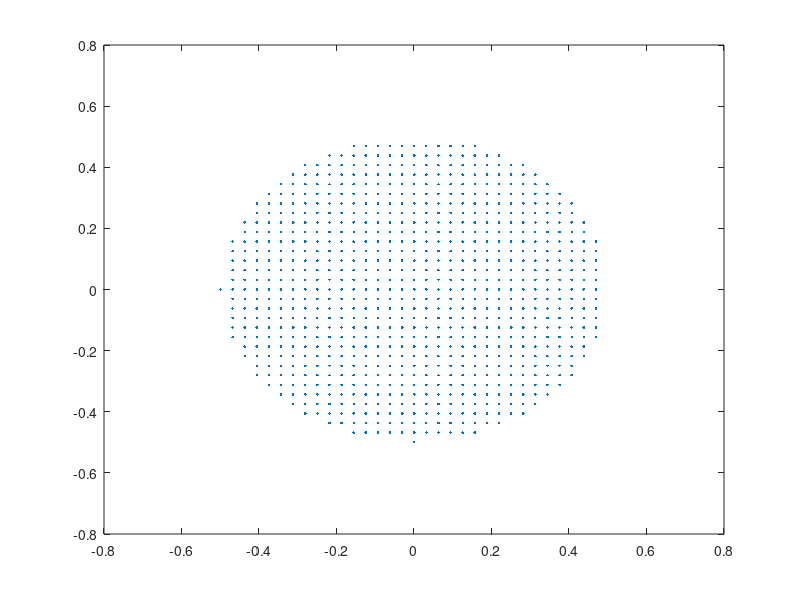

Recreate this plot in MATLAB.
%% ---------------------------------------------------------------------
%%
%% Copyright (c) 2016 - 2016 by the IBAMR developers
%% All rights reserved.
%%
%% This file is part of IBAMR.
%%
%% IBAMR is free software and is distributed under the 3-clause BSD
%% license. The full text of the license can be found in the file
%% COPYRIGHT at the top level directory of IBAMR.
%%
%% ---------------------------------------------------------------------

%% Filename : Cylinder2d.m
% Written by : amneet bhalla on taylor@mech.northwestern.edu
clear all;
clc;
%% Mesh parameters.
Lx = 32.0; Ly = 16.0;
Nx = 64*4*4; Ny = 32*4*4;
dx = Lx/Nx; dy = Ly/Ny;

%% disk parameters.
X_com = 0.0; Y_com = 0.0;
Radius = 0.5;
num_pts_x = ceil(2*Radius/dx);
num_pts_y = ceil(2*Radius/dy);

%% write out the points.
idx = 0;
for i = 1:num_pts_x
    x = X_com + ( (i-1)*dx - Radius );
    
    for j = 1:num_pts_y
        y = Y_com + ( (j-1)*dy - Radius );
        
        if( ((x- X_com)^2 + (y-Y_com)^2) <= Radius^2 )
            idx = idx+1;
            X_array(idx) = x; Y_array(idx) = y;
        end
    end
end

XCOM = sum(X_array)/length(X_array);
YCOM = sum(Y_array)/length(Y_array);

X_array = X_array - XCOM;
Y_array = Y_array - YCOM;
%% plot the disk
plot(X_array, Y_array, '.');
%axis 'equal'

%% write the coordinates in the file
fid = fopen('../cylinder2d.vertex','wt');
fprintf(fid,'%d\n', length(X_array));

for i = 1:length(X_array)
    fprintf(fid,'%f\t%f\n',X_array(i),Y_array(i));
end
